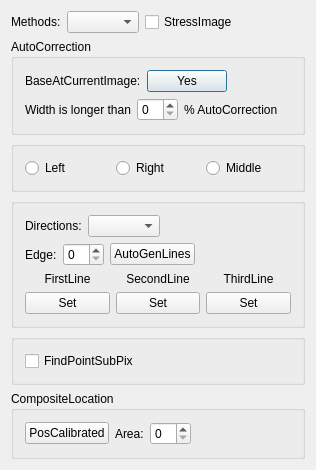
<?xml version="1.0" encoding="UTF-8"?>
<ui version="4.0">
 <class>CDlgSidewallLocate</class>
 <widget class="QDialog" name="CDlgSidewallLocate">
  <property name="geometry">
   <rect>
    <x>0</x>
    <y>0</y>
    <width>316</width>
    <height>410</height>
   </rect>
  </property>
  <property name="windowTitle">
   <string>Body Locate Dialog</string>
  </property>
  <layout class="QVBoxLayout" name="verticalLayout_4">
   <item>
    <layout class="QHBoxLayout" name="horizontalLayout">
     <item>
      <widget class="QLabel" name="label">
       <property name="text">
        <string>Methods:</string>
       </property>
      </widget>
     </item>
     <item>
      <widget class="QComboBox" name="comboMethod">
       <property name="whatsThis">
        <string/>
       </property>
      </widget>
     </item>
     <item>
      <widget class="QCheckBox" name="checkStress">
       <property name="text">
        <string>StressImage</string>
       </property>
      </widget>
     </item>
     <item>
      <spacer name="horizontalSpacer_4">
       <property name="orientation">
        <enum>Qt::Horizontal</enum>
       </property>
       <property name="sizeHint" stdset="0">
        <size>
         <width>40</width>
         <height>20</height>
        </size>
       </property>
      </spacer>
     </item>
    </layout>
   </item>
   <item>
    <widget class="QGroupBox" name="groupReLoc">
     <property name="title">
      <string>AutoCorrection</string>
     </property>
     <layout class="QVBoxLayout" name="verticalLayout_5">
      <item>
       <layout class="QHBoxLayout" name="horizontalLayout_2">
        <item>
         <widget class="QLabel" name="label_7">
          <property name="text">
           <string>BaseAtCurrentImage:</string>
          </property>
         </widget>
        </item>
        <item>
         <widget class="QPushButton" name="btnNewModel">
          <property name="whatsThis">
           <string extracomment="这是什么"/>
          </property>
          <property name="text">
           <string>Yes</string>
          </property>
         </widget>
        </item>
        <item>
         <spacer name="horizontalSpacer_7">
          <property name="orientation">
           <enum>Qt::Horizontal</enum>
          </property>
          <property name="sizeHint" stdset="0">
           <size>
            <width>63</width>
            <height>17</height>
           </size>
          </property>
         </spacer>
        </item>
       </layout>
      </item>
      <item>
       <layout class="QHBoxLayout" name="horizontalLayout_3">
        <item>
         <widget class="QLabel" name="label_8">
          <property name="text">
           <string>Width is longer than</string>
          </property>
         </widget>
        </item>
        <item>
         <widget class="QSpinBox" name="spinFloatRange">
          <property name="contextMenuPolicy">
           <enum>Qt::NoContextMenu</enum>
          </property>
         </widget>
        </item>
        <item>
         <widget class="QLabel" name="label_9">
          <property name="text">
           <string>% AutoCorrection</string>
          </property>
         </widget>
        </item>
        <item>
         <spacer name="horizontalSpacer_8">
          <property name="orientation">
           <enum>Qt::Horizontal</enum>
          </property>
          <property name="sizeHint" stdset="0">
           <size>
            <width>60</width>
            <height>20</height>
           </size>
          </property>
         </spacer>
        </item>
       </layout>
      </item>
     </layout>
    </widget>
   </item>
   <item>
    <widget class="QGroupBox" name="groupPos">
     <property name="font">
      <font>
       <kerning>true</kerning>
      </font>
     </property>
     <property name="title">
      <string/>
     </property>
     <layout class="QHBoxLayout" name="horizontalLayout_4">
      <item>
       <widget class="QRadioButton" name="radioLeft">
        <property name="whatsThis">
         <string/>
        </property>
        <property name="text">
         <string>Left</string>
        </property>
       </widget>
      </item>
      <item>
       <widget class="QRadioButton" name="radioRight">
        <property name="text">
         <string>Right</string>
        </property>
       </widget>
      </item>
      <item>
       <widget class="QRadioButton" name="radioMiddle">
        <property name="text">
         <string>Middle</string>
        </property>
       </widget>
      </item>
     </layout>
    </widget>
   </item>
   <item>
    <widget class="QGroupBox" name="groupLoc">
     <property name="title">
      <string/>
     </property>
     <layout class="QGridLayout" name="gridLayout">
      <item row="0" column="0">
       <layout class="QHBoxLayout" name="horizontalLayout_5">
        <item>
         <widget class="QLabel" name="label_2">
          <property name="text">
           <string>Directions:</string>
          </property>
         </widget>
        </item>
        <item>
         <widget class="QComboBox" name="comboDirect"/>
        </item>
        <item>
         <spacer name="horizontalSpacer_3">
          <property name="orientation">
           <enum>Qt::Horizontal</enum>
          </property>
          <property name="sizeHint" stdset="0">
           <size>
            <width>40</width>
            <height>20</height>
           </size>
          </property>
         </spacer>
        </item>
       </layout>
      </item>
      <item row="1" column="0">
       <layout class="QHBoxLayout" name="horizontalLayout_6">
        <item>
         <widget class="QLabel" name="label_6">
          <property name="text">
           <string>Edge:</string>
          </property>
         </widget>
        </item>
        <item>
         <widget class="QSpinBox" name="spinEdge">
          <property name="contextMenuPolicy">
           <enum>Qt::NoContextMenu</enum>
          </property>
         </widget>
        </item>
        <item>
         <widget class="QPushButton" name="pbtnAuto">
          <property name="enabled">
           <bool>true</bool>
          </property>
          <property name="text">
           <string>AutoGenLines</string>
          </property>
         </widget>
        </item>
        <item>
         <spacer name="horizontalSpacer_2">
          <property name="orientation">
           <enum>Qt::Horizontal</enum>
          </property>
          <property name="sizeHint" stdset="0">
           <size>
            <width>40</width>
            <height>20</height>
           </size>
          </property>
         </spacer>
        </item>
       </layout>
      </item>
      <item row="2" column="0">
       <layout class="QHBoxLayout" name="horizontalLayout_7">
        <item>
         <layout class="QVBoxLayout" name="verticalLayout">
          <item>
           <widget class="QLabel" name="label_3">
            <property name="text">
             <string>FirstLine</string>
            </property>
            <property name="alignment">
             <set>Qt::AlignCenter</set>
            </property>
           </widget>
          </item>
          <item>
           <widget class="QPushButton" name="btnFirstLine">
            <property name="text">
             <string>Set</string>
            </property>
           </widget>
          </item>
         </layout>
        </item>
        <item>
         <layout class="QVBoxLayout" name="verticalLayout_2">
          <item>
           <widget class="QLabel" name="label_4">
            <property name="text">
             <string>SecondLine</string>
            </property>
            <property name="alignment">
             <set>Qt::AlignCenter</set>
            </property>
           </widget>
          </item>
          <item>
           <widget class="QPushButton" name="btnSecondLine">
            <property name="whatsThis">
             <string/>
            </property>
            <property name="text">
             <string>Set</string>
            </property>
           </widget>
          </item>
         </layout>
        </item>
        <item>
         <layout class="QVBoxLayout" name="verticalLayout_3">
          <item>
           <widget class="QLabel" name="label_5">
            <property name="text">
             <string>ThirdLine</string>
            </property>
            <property name="alignment">
             <set>Qt::AlignCenter</set>
            </property>
           </widget>
          </item>
          <item>
           <widget class="QPushButton" name="btnThirdLine">
            <property name="text">
             <string>Set</string>
            </property>
           </widget>
          </item>
         </layout>
        </item>
       </layout>
      </item>
     </layout>
    </widget>
   </item>
   <item>
    <widget class="QGroupBox" name="groupThirdLineLoc">
     <property name="title">
      <string/>
     </property>
     <layout class="QHBoxLayout" name="horizontalLayout_8">
      <item>
       <widget class="QCheckBox" name="checkPointSubPix">
        <property name="text">
         <string>FindPointSubPix</string>
        </property>
       </widget>
      </item>
      <item>
       <spacer name="horizontalSpacer">
        <property name="orientation">
         <enum>Qt::Horizontal</enum>
        </property>
        <property name="sizeHint" stdset="0">
         <size>
          <width>174</width>
          <height>20</height>
         </size>
        </property>
       </spacer>
      </item>
     </layout>
    </widget>
   </item>
   <item>
    <widget class="QGroupBox" name="groupPress">
     <property name="title">
      <string>CompositeLocation</string>
     </property>
     <layout class="QHBoxLayout" name="horizontalLayout_10">
      <item>
       <widget class="QPushButton" name="btnCalibrate">
        <property name="text">
         <string>PosCalibrated</string>
        </property>
       </widget>
      </item>
      <item>
       <widget class="QLabel" name="label_10">
        <property name="text">
         <string>Area:</string>
        </property>
       </widget>
      </item>
      <item>
       <widget class="QSpinBox" name="spinEdge_2">
        <property name="contextMenuPolicy">
         <enum>Qt::NoContextMenu</enum>
        </property>
       </widget>
      </item>
      <item>
       <spacer name="horizontalSpacer_6">
        <property name="orientation">
         <enum>Qt::Horizontal</enum>
        </property>
        <property name="sizeHint" stdset="0">
         <size>
          <width>107</width>
          <height>20</height>
         </size>
        </property>
       </spacer>
      </item>
     </layout>
    </widget>
   </item>
  </layout>
 </widget>
 <layoutdefault spacing="6" margin="11"/>
 <resources/>
 <connections/>
</ui>
